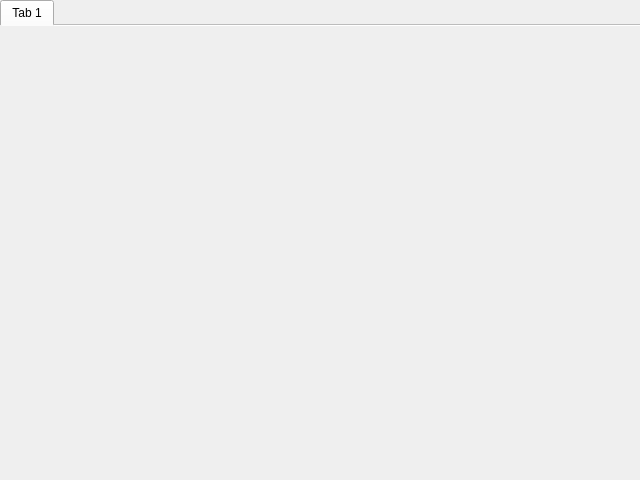
<?xml version="1.0" encoding="UTF-8"?>
<ui version="4.0">
 <class>SetupServiceWindow</class>
 <widget class="QFrame" name="SetupServiceWindow">
  <property name="geometry">
   <rect>
    <x>0</x>
    <y>0</y>
    <width>640</width>
    <height>480</height>
   </rect>
  </property>
  <property name="styleSheet">
   <string notr="true"/>
  </property>
  <layout class="QHBoxLayout" name="horizontalLayout">
   <property name="spacing">
    <number>0</number>
   </property>
   <property name="margin">
    <number>0</number>
   </property>
   <item>
    <widget class="QTabWidget" name="twPages">
     <property name="currentIndex">
      <number>0</number>
     </property>
     <property name="usesScrollButtons">
      <bool>true</bool>
     </property>
     <property name="documentMode">
      <bool>true</bool>
     </property>
     <widget class="QWidget" name="tab_2">
      <attribute name="title">
       <string notr="true">Tab 1</string>
      </attribute>
     </widget>
    </widget>
   </item>
  </layout>
 </widget>
 <resources>
  <include location="../Resources/Resources.qrc"/>
 </resources>
 <connections/>
</ui>
